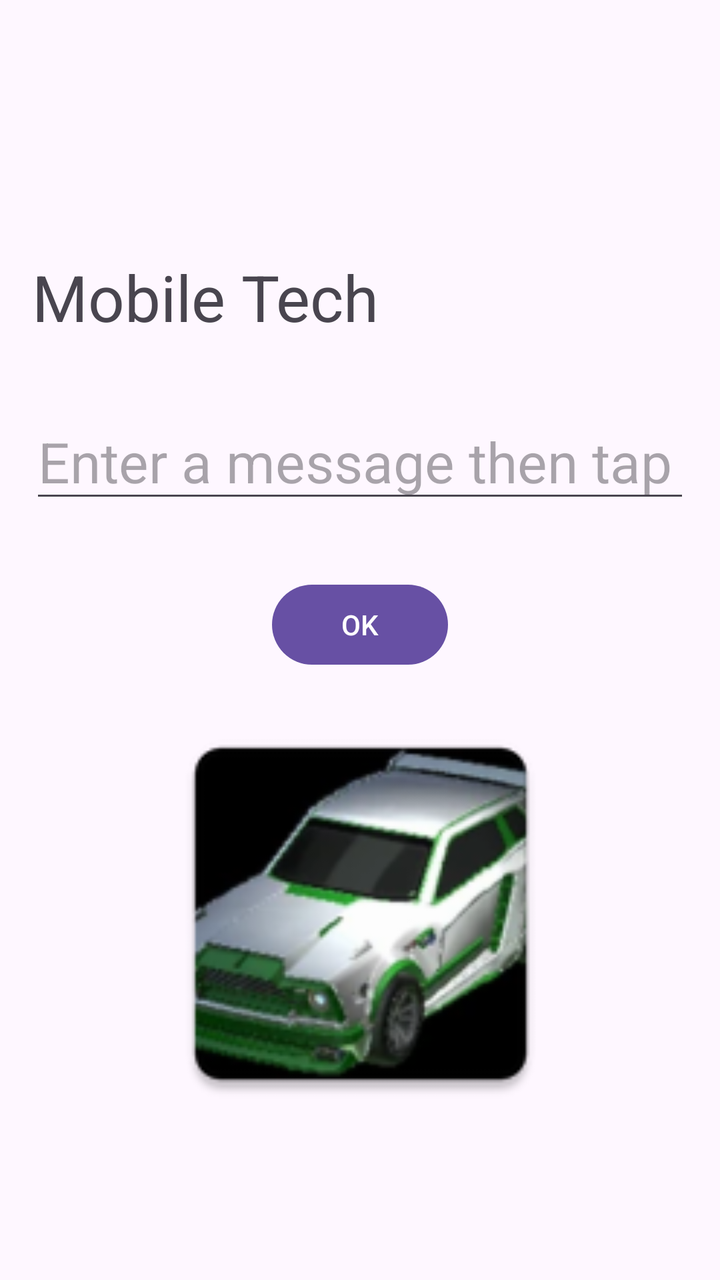
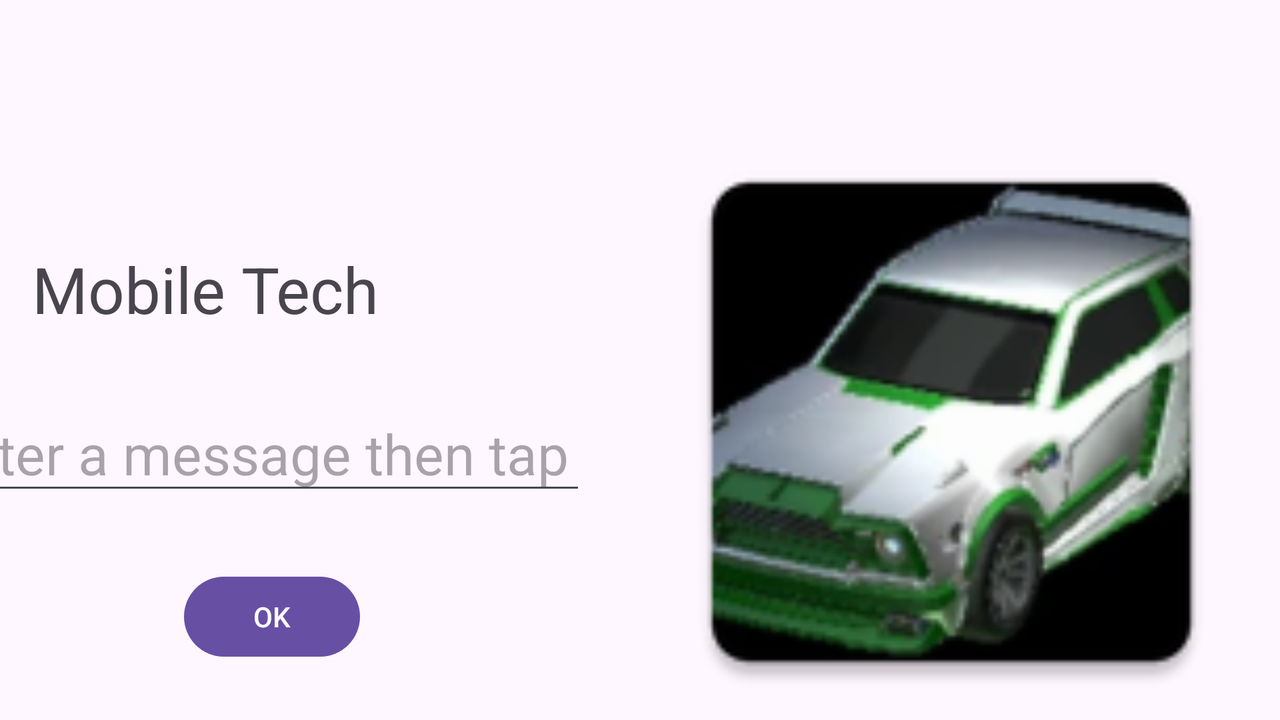

The same Android screen from two of the app's own layout files: first res/layout/ as a phone draws it, then the repository's variant for another configuration, drawn on a device whose configuration selects that folder. Both files follow.
<!-- AndroidManifest.xml: application theme Theme.MyFirstApplicationAnurudh -->
<!-- res/layout/activity_main.xml -->
<?xml version="1.0" encoding="utf-8"?>
<androidx.constraintlayout.widget.ConstraintLayout xmlns:android="http://schemas.android.com/apk/res/android"
    xmlns:app="http://schemas.android.com/apk/res-auto"
    xmlns:tools="http://schemas.android.com/tools"
    android:id="@+id/textViewMLKit"
    android:layout_width="match_parent"
    android:layout_height="match_parent"
    tools:context=".MainActivity">

    <TextView
        android:id="@+id/textViewOutput"
        android:layout_width="0dp"
        android:layout_height="wrap_content"
        android:layout_marginStart="16dp"
        android:layout_marginTop="120dp"
        android:layout_marginEnd="16dp"
        android:text = "Mobile Tech"
        android:textSize="32sp"
        app:layout_constraintBottom_toBottomOf="parent"
        app:layout_constraintEnd_toEndOf="parent"
        app:layout_constraintHorizontal_bias="0.184"
        app:layout_constraintStart_toStartOf="parent"
        app:layout_constraintTop_toTopOf="parent"
        app:layout_constraintVertical_bias="0.015" />

    <EditText
        android:id="@+id/editTextInput"
        android:layout_width="wrap_content"
        android:layout_height="wrap_content"
        android:layout_marginStart="16dp"
        android:layout_marginTop="32dp"
        android:layout_marginEnd="16dp"
        android:ems="10"
        android:hint="Enter a message then tap OK"
        android:inputType="text"
        android:textSize="28sp"
        app:layout_constraintEnd_toEndOf="parent"
        app:layout_constraintStart_toStartOf="parent"
        app:layout_constraintTop_toBottomOf="@+id/textViewOutput" />

    <Button
        android:id="@+id/buttonOK"
        android:layout_width="wrap_content"
        android:layout_height="wrap_content"
        android:layout_marginStart="32dp"
        android:layout_marginTop="32dp"
        android:layout_marginEnd="32dp"
        android:onClick="displayMessage"
        android:text="OK"
        app:layout_constraintEnd_toEndOf="parent"
        app:layout_constraintStart_toStartOf="parent"
        app:layout_constraintTop_toBottomOf="@+id/editTextInput" />

    <ImageView
        android:id="@+id/imageView"
        android:layout_width="382dp"
        android:layout_height="209dp"
        android:layout_marginStart="16dp"
        android:layout_marginTop="16dp"
        android:layout_marginEnd="16dp"
        android:scaleType="fitCenter"
        app:layout_constraintEnd_toEndOf="parent"
        app:layout_constraintStart_toStartOf="parent"
        app:layout_constraintTop_toBottomOf="@+id/buttonOK"
        app:srcCompat="@mipmap/ic_fennec" />

</androidx.constraintlayout.widget.ConstraintLayout>
<!-- resources referenced by this layout -->
<resources>
  <!-- mipmap ic_fennec: webp bitmap (mipmap-hdpi, 5216 bytes) -->
  <style name="Theme.MyFirstApplicationAnurudh" parent="Base.Theme.MyFirstApplicationAnurudh" />
  <style name="Base.Theme.MyFirstApplicationAnurudh" parent="Theme.Material3.DayNight.NoActionBar">
          
          
      </style>
</resources>
<!-- res/layout-land/activity_main.xml (the repository's variant of the layout above) -->
<!-- drawn on the phone turned sideways -->
<?xml version="1.0" encoding="utf-8"?>
<androidx.constraintlayout.widget.ConstraintLayout xmlns:android="http://schemas.android.com/apk/res/android"
    xmlns:app="http://schemas.android.com/apk/res-auto"
    xmlns:tools="http://schemas.android.com/tools"
    android:id="@+id/textViewMLKit"
    android:layout_width="match_parent"
    android:layout_height="match_parent"
    tools:context=".MainActivity">

    <TextView
        android:id="@+id/textViewOutput"
        android:layout_width="0dp"
        android:layout_height="wrap_content"
        android:layout_marginStart="16dp"
        android:layout_marginTop="120dp"
        android:layout_marginEnd="400dp"
        android:textSize="32sp"
        android:text="Mobile Tech"
        app:layout_constraintBottom_toBottomOf="parent"
        app:layout_constraintEnd_toEndOf="parent"
        app:layout_constraintHorizontal_bias="0.184"
        app:layout_constraintStart_toStartOf="parent"
        app:layout_constraintTop_toTopOf="parent"
        app:layout_constraintVertical_bias="0.015" />

    <EditText
        android:id="@+id/editTextInput"
        android:layout_width="wrap_content"
        android:layout_height="wrap_content"
        android:layout_marginStart="16dp"
        android:layout_marginTop="32dp"
        android:layout_marginEnd="400dp"
        android:ems="10"
        android:hint="Enter a message then tap OK"
        android:inputType="text"
        android:textSize="28sp"
        app:layout_constraintEnd_toEndOf="parent"
        app:layout_constraintStart_toStartOf="parent"
        app:layout_constraintTop_toBottomOf="@+id/textViewOutput" />

    <Button
        android:id="@+id/buttonOK"
        android:layout_width="wrap_content"
        android:layout_height="wrap_content"
        android:layout_marginStart="32dp"
        android:layout_marginTop="32dp"
        android:layout_marginEnd="400dp"
        android:onClick="displayMessage"
        android:text="OK"
        app:layout_constraintEnd_toEndOf="parent"
        app:layout_constraintStart_toStartOf="parent"
        app:layout_constraintTop_toBottomOf="@+id/editTextInput" />

    <ImageView
        android:id="@+id/imageView2"
        android:layout_width="368dp"
        android:layout_height="302dp"
        android:layout_marginStart="21dp"
        android:layout_marginTop="60dp"
        android:layout_marginEnd="3dp"
        app:layout_constraintEnd_toEndOf="parent"
        app:layout_constraintStart_toEndOf="@+id/editTextInput"
        app:layout_constraintTop_toTopOf="parent"
        app:srcCompat="@mipmap/ic_fennec" />

</androidx.constraintlayout.widget.ConstraintLayout>
